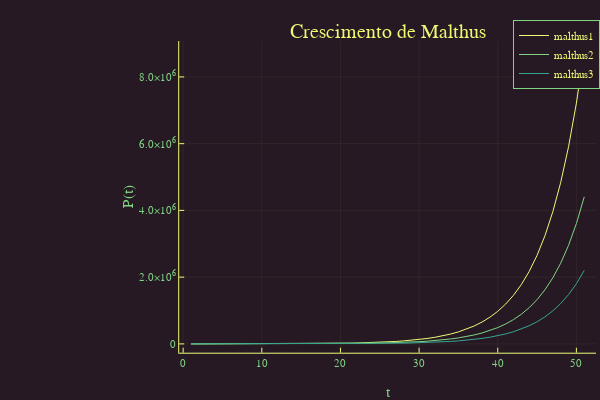

Notebook cell for this chart:
### Markdown cell above
<h3><i> <font color="#000099"><font face="Tribuchet">Gráficos:</font></font></i></h3>

### Code cell
p=M(0:50,0.2,400)
plot(p)
q=M(0:50,0.2,200)
plot(q)
r=M(0:50,0.2,100)
plot(r)

plot(p,title="Crescimento de Malthus",xlabel="t", ylabel="P(t)", label="malthus1")

plot!(q,title="Crescimento de Malthus",xlabel="t", ylabel="P(t)", label="malthus2")#plotar graficos diferentes

plot!(r,title="Crescimento de Malthus",xlabel="t", ylabel="P(t)", label="malthus3")

### Figure 1 — Plotly figure (JSON) as saved in the notebook; plotly's stock layout.template omitted (floating-point values rounded to 4 significant figures)
{"data": [{"colorbar": {"title": ""}, "legendgroup": "malthus1", "line": {"color": "rgba(235, 251, 115, 1.000)", "dash": "solid", "shape": "linear", "width": 1}, "mode": "lines", "name": "malthus1", "showlegend": true, "type": "scatter", "x": [1, 2, 3, 4, 5, 6, 7, 8, 9, 10, 11, 12, 13, 14, 15, 16, 17, 18, 19, 20, 21, 22, 23, 24, 25, 26, 27, 28, 29, 30, 31, 32, 33, 34, 35, 36, 37, 38, 39, 40, 41, 42, 43, 44, 45, 46, 47, 48, 49, 50, 51], "xaxis": "x", "y": [400, 488.6, 596.7, 728.8, 890.2, 1087.0, 1328.0, 1622.0, 1981.0, 2420.0, 2956.0, 3610.0, 4409.0, 5385.0, 6578.0, 8034.0, 9813.0, 11990.0, 14640.0, 17880.0, 21840.0, 26670.0, 32580.0, 39790.0, 48600.0, 59370.0, 72510.0, 88560.0, 108200.0, 132100.0, 161400.0, 197100.0, 240700.0, 294000.0, 359100.0, 438700.0, 535800.0, 654400.0, 799300.0, 976200.0, 1192000.0, 1456000.0, 1779000.0, 2173000.0, 2654000.0, 3241000.0, 3959000.0, 4835000.0, 5906000.0, 7213000.0, 8811000.0], "yaxis": "y", "zmax": null, "zmin": null}, {"colorbar": {"title": ""}, "legendgroup": "malthus2", "line": {"color": "rgba(128, 213, 132, 1.000)", "dash": "solid", "shape": "linear", "width": 1}, "mode": "lines", "name": "malthus2", "showlegend": true, "type": "scatter", "x": [1, 2, 3, 4, 5, 6, 7, 8, 9, 10, 11, 12, 13, 14, 15, 16, 17, 18, 19, 20, 21, 22, 23, 24, 25, 26, 27, 28, 29, 30, 31, 32, 33, 34, 35, 36, 37, 38, 39, 40, 41, 42, 43, 44, 45, 46, 47, 48, 49, 50, 51], "xaxis": "x", "y": [200, 244.3, 298.4, 364.4, 445.1, 543.7, 664.0, 811.0, 990.6, 1210.0, 1478.0, 1805.0, 2205.0, 2693.0, 3289.0, 4017.0, 4907.0, 5993.0, 7320.0, 8940.0, 10920.0, 13340.0, 16290.0, 19900.0, 24300.0, 29680.0, 36250.0, 44280.0, 54090.0, 66060.0, 80690.0, 98550.0, 120400.0, 147000.0, 179600.0, 219300.0, 267900.0, 327200.0, 399600.0, 488100.0, 596200.0, 728200.0, 889400.0, 1086000.0, 1327000.0, 1621000.0, 1979000.0, 2418000.0, 2953000.0, 3607000.0, 4405000.0], "yaxis": "y", "zmax": null, "zmin": null}, {"colorbar": {"title": ""}, "legendgroup": "malthus3", "line": {"color": "rgba(54, 165, 143, 1.000)", "dash": "solid", "shape": "linear", "width": 1}, "mode": "lines", "name": "malthus3", "showlegend": true, "type": "scatter", "x": [1, 2, 3, 4, 5, 6, 7, 8, 9, 10, 11, 12, 13, 14, 15, 16, 17, 18, 19, 20, 21, 22, 23, 24, 25, 26, 27, 28, 29, 30, 31, 32, 33, 34, 35, 36, 37, 38, 39, 40, 41, 42, 43, 44, 45, 46, 47, 48, 49, 50, 51], "xaxis": "x", "y": [100, 122.1, 149.2, 182.2, 222.6, 271.8, 332.0, 405.5, 495.3, 605.0, 738.9, 902.5, 1102.0, 1346.0, 1644.0, 2009.0, 2453.0, 2996.0, 3660.0, 4470.0, 5460.0, 6669.0, 8145.0, 9948.0, 12150.0, 14840.0, 18130.0, 22140.0, 27040.0, 33030.0, 40340.0, 49270.0, 60180.0, 73510.0, 89780.0, 109700.0, 133900.0, 163600.0, 199800.0, 244100.0, 298100.0, 364100.0, 444700.0, 543200.0, 663400.0, 810300.0, 989700.0, 1209000.0, 1476000.0, 1803000.0, 2203000.0], "yaxis": "y", "zmax": null, "zmin": null}], "layout": {"annotations": [{"font": {"color": "rgba(235, 251, 115, 1.000)", "family": "sans-serif", "size": 20}, "rotation": 0, "showarrow": false, "text": "Crescimento de Malthus", "x": 0.6461, "xanchor": "center", "xref": "paper", "y": 1, "yanchor": "top", "yref": "paper"}], "height": 400, "legend": {"bgcolor": "rgba(39, 25, 36, 1.000)", "bordercolor": "rgba(128, 213, 132, 1.000)", "borderwidth": 1, "font": {"color": "rgba(235, 251, 115, 1.000)", "family": "sans-serif", "size": 11}, "title": {"font": {"color": "rgba(235, 251, 115, 1.000)", "family": "sans-serif", "size": 15}, "text": ""}, "tracegroupgap": 0, "traceorder": "normal", "x": 1, "xanchor": "auto", "y": 1, "yanchor": "auto"}, "margin": {"b": 20, "l": 0, "r": 0, "t": 20}, "paper_bgcolor": "rgba(39, 25, 36, 1.000)", "plot_bgcolor": "rgba(39, 25, 36, 1.000)", "showlegend": true, "width": 600, "xaxis": {"anchor": "y", "domain": [0.2987, 0.9934], "gridcolor": "rgba(235, 251, 115, 0.100)", "gridwidth": 0.5, "linecolor": "rgba(235, 251, 115, 1.000)", "mirror": false, "range": [-0.5, 52.5], "showgrid": true, "showline": true, "showticklabels": true, "tickangle": 0, "tickcolor": "rgb(235, 251, 115)", "tickfont": {"color": "rgba(128, 213, 132, 1.000)", "family": "sans-serif", "size": 11}, "tickmode": "array", "ticks": "inside", "ticktext": ["0", "10", "20", "30", "40", "50"], "tickvals": [0, 10, 20, 30, 40, 50], "title": "t", "titlefont": {"color": "rgba(128, 213, 132, 1.000)", "family": "sans-serif", "size": 15}, "type": "-", "visible": true, "zeroline": false, "zerolinecolor": "rgba(235, 251, 115, 1.000)"}, "yaxis": {"anchor": "x", "domain": [0.07581, 0.9415], "gridcolor": "rgba(235, 251, 115, 0.100)", "gridwidth": 0.5, "linecolor": "rgba(235, 251, 115, 1.000)", "mirror": false, "range": [-264200.0, 9075000.0], "showgrid": true, "showline": true, "showticklabels": true, "tickangle": 0, "tickcolor": "rgb(235, 251, 115)", "tickfont": {"color": "rgba(128, 213, 132, 1.000)", "family": "sans-serif", "size": 11}, "tickmode": "array", "ticks": "inside", "ticktext": ["0", "2.0×10<sup>6</sup>", "4.0×10<sup>6</sup>", "6.0×10<sup>6</sup>", "8.0×10<sup>6</sup>"], "tickvals": [0, 2000000, 4000000, 6000000, 8000000], "title": "P(t)", "titlefont": {"color": "rgba(128, 213, 132, 1.000)", "family": "sans-serif", "size": 15}, "type": "-", "visible": true, "zeroline": false, "zerolinecolor": "rgba(235, 251, 115, 1.000)"}}}
